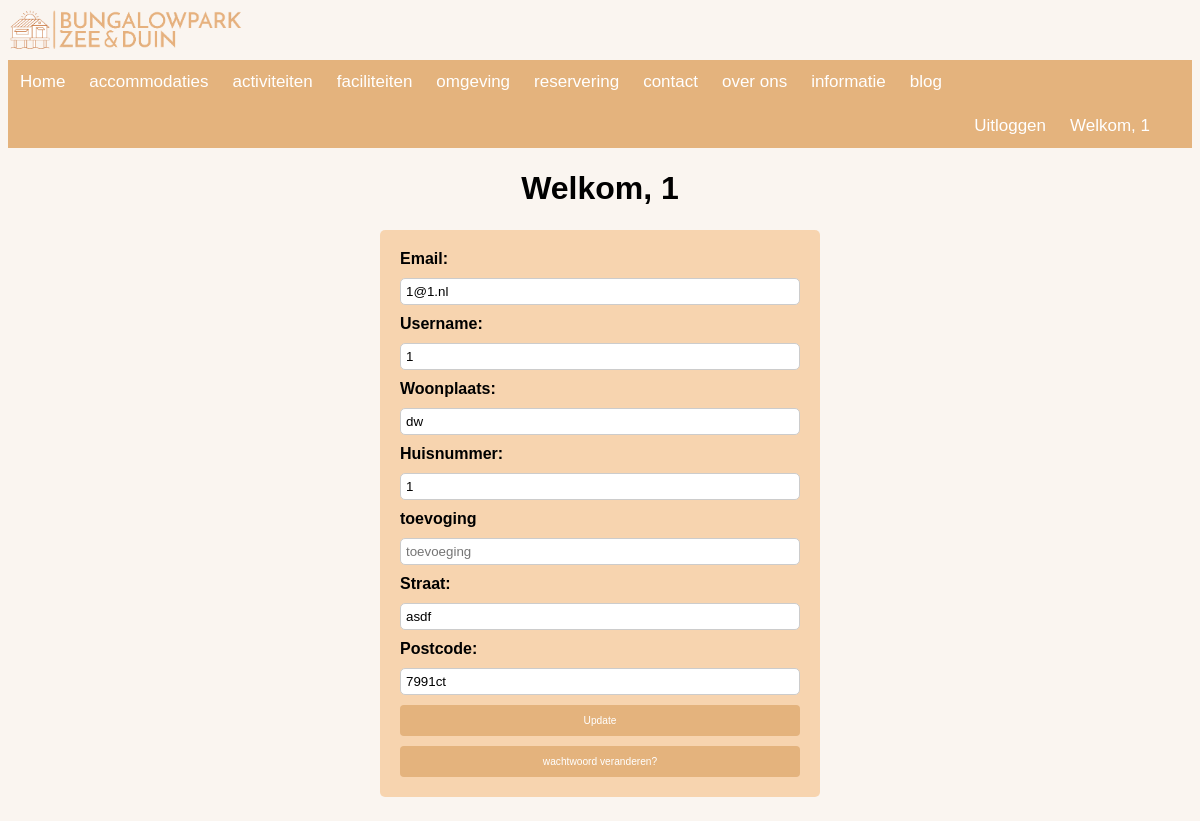
/user (signed in), run on an earlier commit of the app's database.
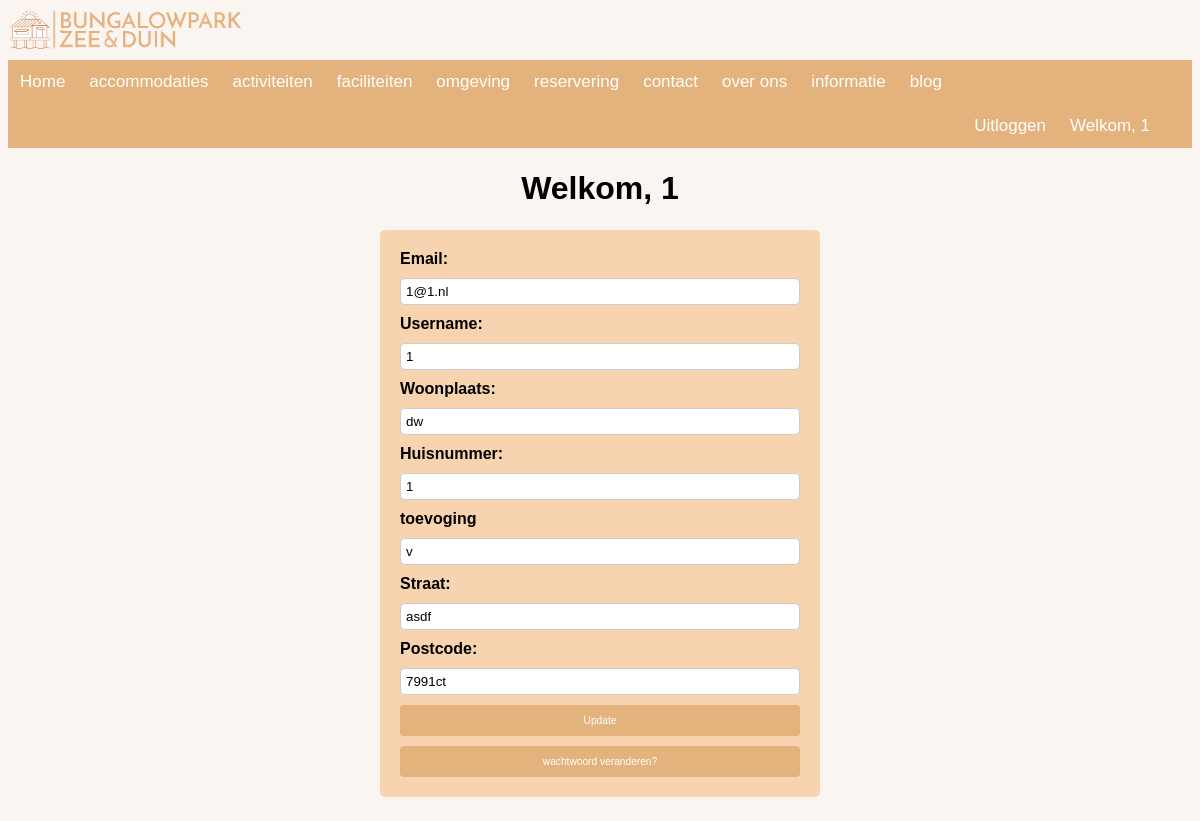
And on a later commit of the database.
### bungalowpark/models.py (models this page shows, shortened)
class User(db.Model, UserMixin):
    __tablename__ = 'users'
    id = db.Column(db.Integer(),primary_key= True)
    email = db.Column(db.String(64), unique=True, nullable=False, index=True)
    username = db.Column(db.String(32), unique=True, nullable=False, index=True)
    password_hash = db.Column(db.String(120), nullable=False)
    woonplaats = db.Column(db.String(40), nullable=False)
    huisnummer = db.Column(db.Integer(), nullable=False)
    toevoeging = db.Column(db.String(6), nullable=True)
    straat = db.Column(db.String(40), nullable=False)
    postcode = db.Column(db.String(6), nullable=False)
    role = db.Column(db.String(20), nullable=False, default='user')
    def __repr__(self):
        return f"Welkom, {self.username}"

### bungalowpark/__init__.py (the view)
@app.route('/user')
@login_required
def user():
    user = User.query.filter_by(id=current_user.id).first()
    return render_template('user.html', user=user, name=current_user)

### bungalowpark/models.py (called while the page is built)
@login_manager.user_loader
def load_user(user_id):
    return User.query.get(user_id)

### bungalowpark/templates/user.html (shortened to what this page needs)
{% extends "base.html" %}
{% block content %}
<h1 style="text-align: center;">{{name}}</h1>
<form class="form-grid" action="/update_user" method="POST">
    <label for="email">Email:</label>
    <input type="text" id="email" name="email" placeholder="email" value="{{user.email}}" required>
    <label for="username">Username:</label>
    <input type="text" id="username" name="username" placeholder="username" value="{{user.username}}" required>
    <label for="woonplaats">Woonplaats:</label>
    <input type="text" id="woonplaats" name="woonplaats" placeholder="woonplaats" value="{{user.woonplaats}}" required>
    <label for="huisnummer">Huisnummer:</label>
    <input type="text" id="huisnummer" name="huisnummer" placeholder="huisnummer" value="{{user.huisnummer}}" required>
    <label for="huisnummer">toevoging</label>
    <input type="text" id="toevoeging" name="toevoeging" placeholder="toevoeging" value="{{user.toevoeging}}" required>
    <label for="straat">Straat:</label>
    <input type="text" id="straat" name="straat" placeholder="straat" value="{{user.straat}}" required>
    <label for="postcode">Postcode:</label>
    <input type="text" id="postcode" name="postcode" placeholder="postcode" value="{{user.postcode}}" required>
    <button type="submit">Update</button>
    <a href="{{ url_for('ww_vergeten') }}" class="ww_knop">wachtwoord veranderen?</a>
  </form>
{% endblock %}

### bungalowpark/templates/base.html (shortened to what this page needs)
<!DOCTYPE html>
<html lang="nl" dir="ltr">
<head>
    <link rel="stylesheet" type="text/css" href="{{ url_for('static', filename='css/style.css') }}">
</head>
<body>
      <img alt="logo site" src="{{ url_for('static', filename='img/bungalow.png') }}" class="logo_site">
      <nav class="navbar navbar-expand-lg  navbar-light mb-2 ">
        <div class="collapse navbar-collapse" id="navbarSupportedContent">
          <ul class="navigatiebar">
            <li>
              <a class="nav-link {% if request.path == url_for('index') %}active{% endif %}" aria-current="page" href="{{ url_for('index') }}">Home</a>
            </li>
              <li><a class="nav-link {% if request.path == url_for('accomidatiepagina') %}active{% endif %}" aria-current="page" href="{{ url_for('accomidatiepagina')}}">accommodaties</a>
            </li>
            <li>
              <a class="nav-link {% if request.path == url_for('activiteitenpagina') %}active{% endif %}" aria-current="page" href="{{ url_for('activiteitenpagina')}}">activiteiten</a>
            </li>
            <li>
              <a class="nav-link {% if request.path == url_for('faciliteitenpagina') %}active{% endif %}" aria-current="page" href="{{ url_for('faciliteitenpagina')}}">faciliteiten</a>
            </li>
            <li>
              <a class="nav-link {% if request.path == url_for('omgevingspagina') %}active{% endif %}" aria-current="page" href="{{ url_for('omgevingspagina')}}">omgeving</a>
            </li>
            <li>
              <a class="nav-link {% if request.path == url_for('reserveringspagina') %}active{% endif %}" aria-current="page" href="{{ url_for('reserveringspagina')}}">reservering</a>
            </li>
            <li>
              <a class="nav-link {% if request.path == url_for('contactpagina') %}active{% endif %}" aria-current="page" href="{{ url_for('contactpagina')}}">contact</a>
            </li>
            <li>
              <a class="nav-link {% if request.path == url_for('over_ons_pagina') %}active{% endif %}" aria-current="page" href="{{ url_for('over_ons_pagina')}}">over ons</a>
            </li>
            <li>
              <a class="nav-link {% if request.path == url_for('informatiepagina') %}active{% endif %}" aria-current="page" href="{{ url_for('informatiepagina')}}">informatie</a>
            </li>
            <li>
              <a class="nav-link {% if request.path == url_for('blogpagina') %}active{% endif %}" aria-current="page" href="{{ url_for('blogpagina')}}">blog</a>
            </li>
          </ul>
          <ul class="navbar2-nav ">
            {% if current_user.is_authenticated %}
              <li><a class ="welkom" href="{{ url_for('user')}}">{{ name }}</a></li>
              <li><a class="nav-link" href="{{ url_for('logout') }}">Uitloggen</a></li>
            {% else %}
              <li><a class="nav-link" href="{{ url_for('login') }}">Login</a></li>
              <li><a class="nav-link" href="{{ url_for('register') }}">Registreren</a></li>
              {% endif %}
          </ul>
        </div>
      </nav>
{% block content %}
{% endblock %}
</body>
</html>

What changed in the data, as far as the page shows it:
changed User "Welkom, 1": toevoeging (not shown) → "v"
